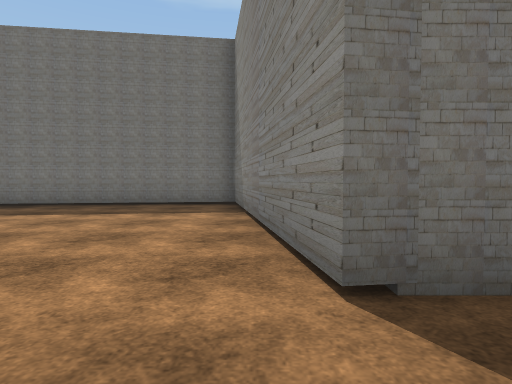
View 1 (above)

17 first-person views from a walk through a 3-D level made in the Unity game engine. The camera is 1.2 m above the floor, tilts 2° down and sees 75° across. The floor is counted in squares, 2 m on a side. Each view is taken from the middle of a square. On the plan, view 1 faces up. The plan holds only what a view shows up to about 10 squares ahead; the rest is blank. The place goes on beyond the plan. Some surface patterns are stand-ins.

View 2
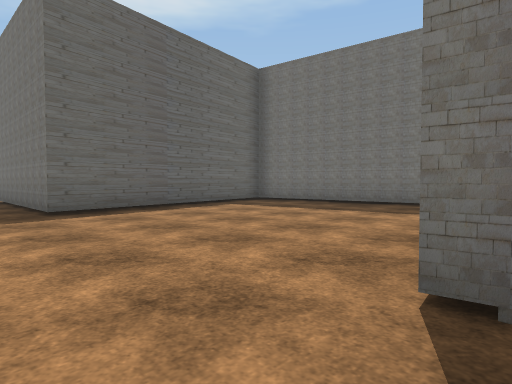

View 3
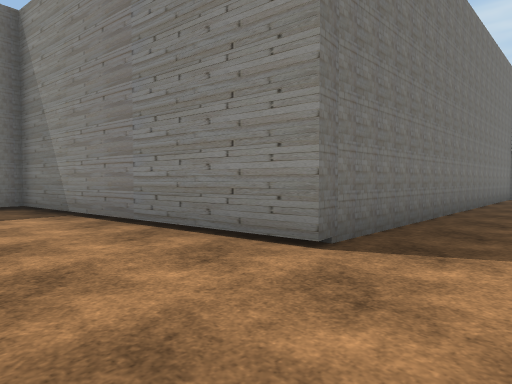

View 4
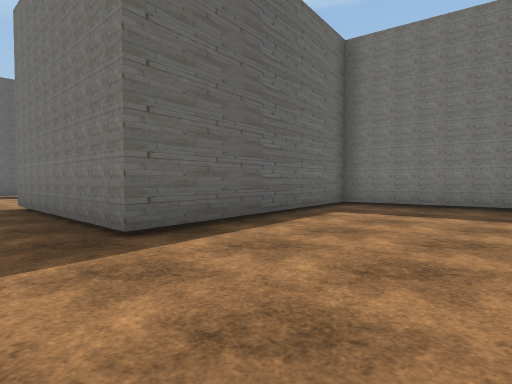

View 5
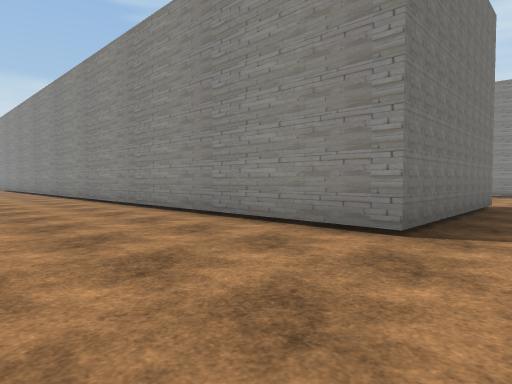

View 6
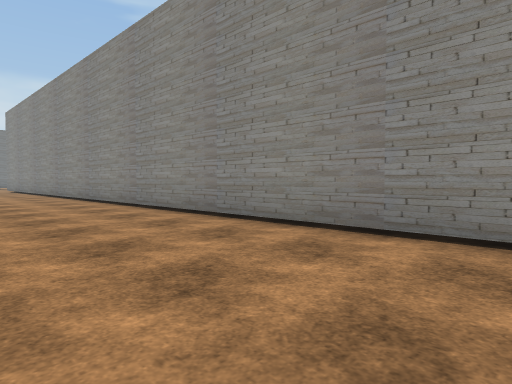

View 7
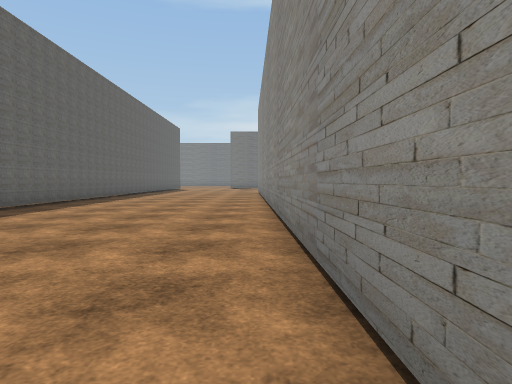

View 8
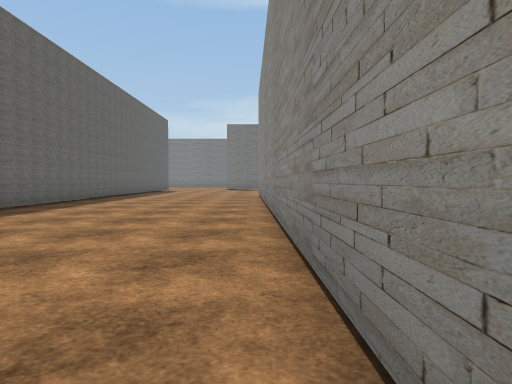

View 9
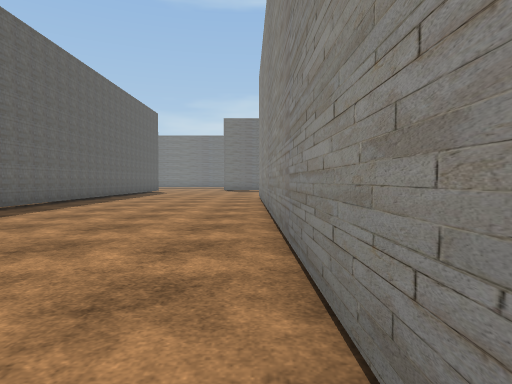

View 10
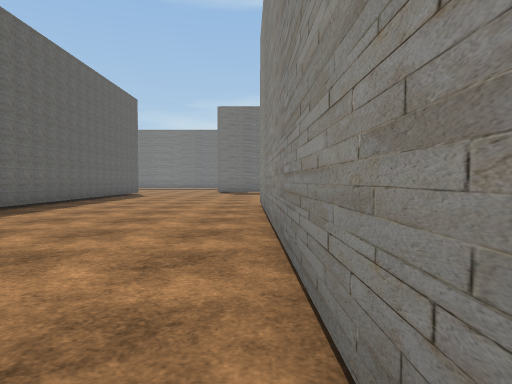

View 11
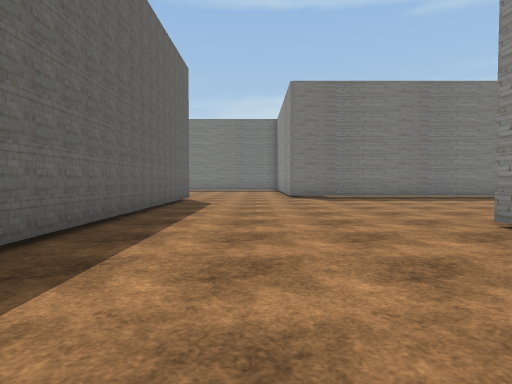

View 12
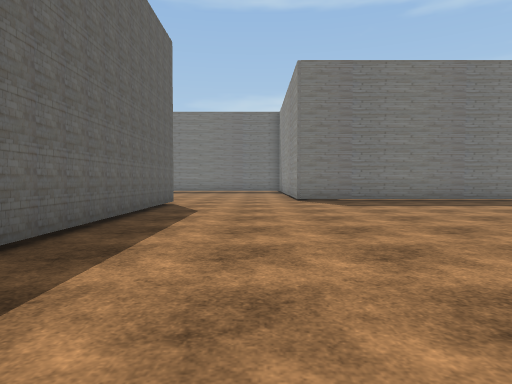

View 13
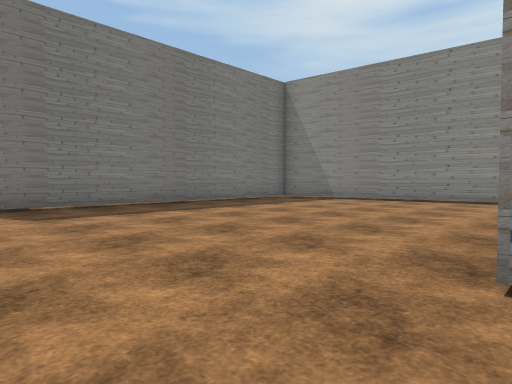

View 14
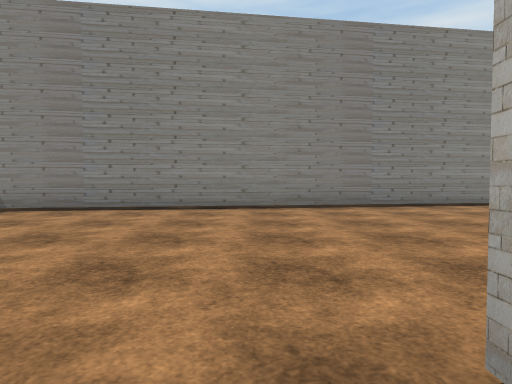

View 15
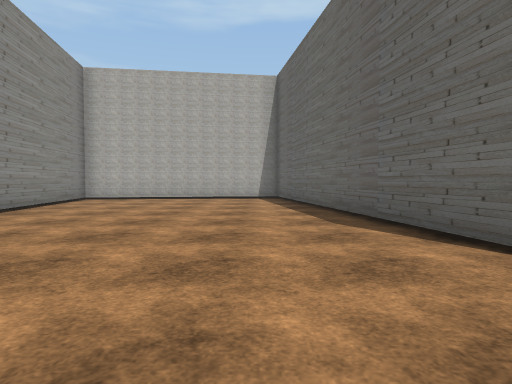

View 16
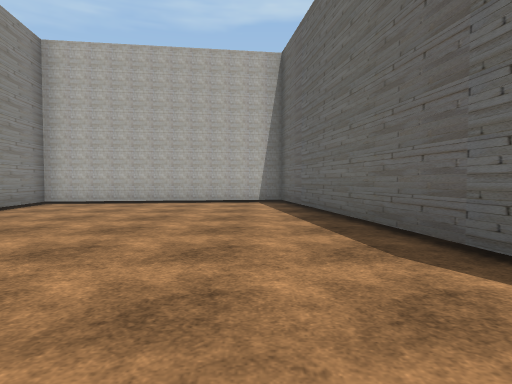

View 17
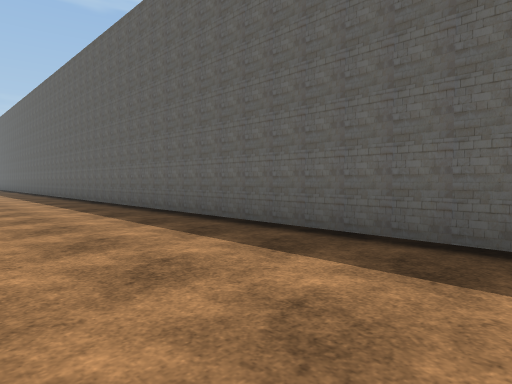

### Floor plan
Points are (right, up) in squares from view 1. A wall is a line through its corners. A room is listed if a view was taken in it or the views show most of it. See-through windows are left out.
Room 1 (views 1, 2, 3, 4)
walls: (0.9, 1.7) (0.4, 1.7) (-0.5, 8.3) (-6.4, 7.5) (-5.4, 1.5) (-10.4, 1.4); (10.5, 1.7) (0.8, 1.7)
ways out: opening at (-10.5, 0.5) to room 2
Room 2 (views 5, 6, 7, 8, 9, 10, 11, 12, 13, 14, 15, 16, 17)
walls: (-9.1, 24.4) (-7.7, 15.8) (-1.7, 16.7) (-3.6, 30); (-16.1, 30.5) (-16.1, 6.9); (-6.5, 31.7) (-12.9, 31.7); (-10.4, 1.4) (-10.9, 24.4)
ways out: opening at (-10.5, 0.5) to room 1

Positions as (right, up) in squares from view 1, and headings:
1: (0, 0), facing up
2: (1, 0), facing up-left
3: (-2, 0), facing up-right
4: (-2, 0), facing up-left
5: (-14, 0), facing up-right
6: (-14, 3), facing up-right
7: (-11, 8), facing up
8: (-11, 11), facing up
9: (-11, 13), facing up
10: (-11, 16), facing up
11: (-14, 20), facing up
12: (-14, 22), facing up
13: (-13, 24), facing up-right
14: (-10, 25), facing right
15: (-7, 27), facing down
16: (-7, 25), facing down
17: (-13, 18), facing down-left
